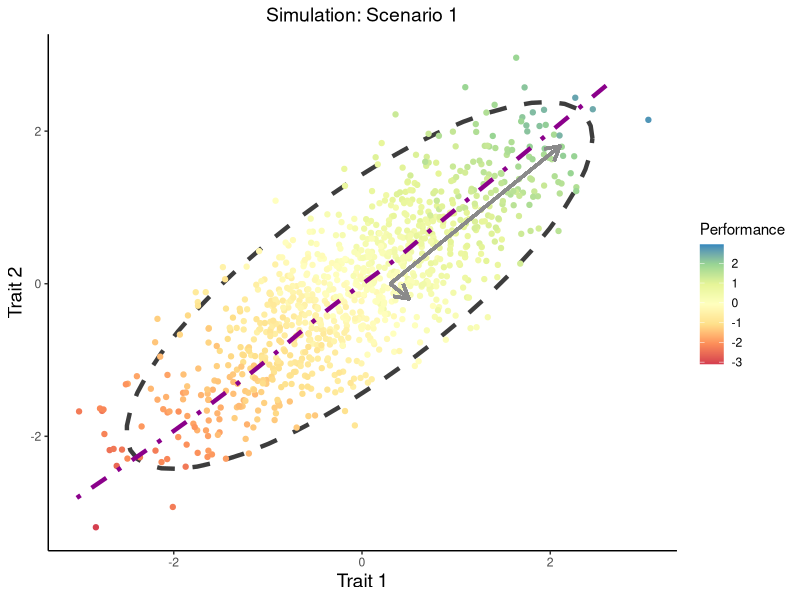
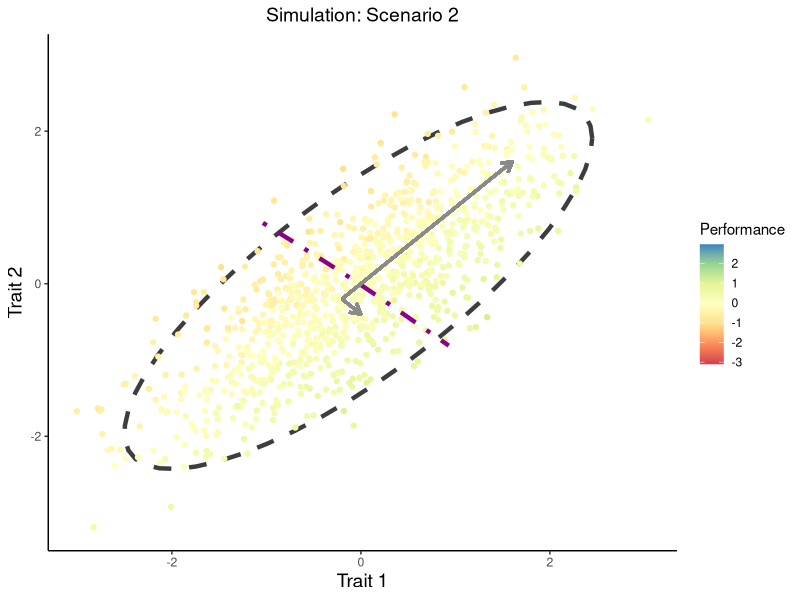

Write the R code that produced these figures, in order. (Note: a time limit stopped this script after it produced the figures.)
# Running a simulation using our 2-trait model; Plotting output

# load libraries
library(mvtnorm)
library(ggplot2)
library(cowplot)
library(RColorBrewer)

###################################
# Two Traits, with Sampling Error #
###################################

set.seed(1234) # for reproducibility

n_sims <- 1000 # sample 1000 individuals

sigma_2 <- 0.02 # sampling variance of 0.02
y_1 <- numeric(n_sims) # empty vector to store y values under scenario 1
y_2 <- numeric(n_sims) # empty vector to store y values under scenario 2
v_1 <- matrix(c(0.5, 0.5), nrow = 1) # betas for scenario 1
v_2 <- matrix(c(0.5, -0.5), nrow = 1) # betas for scenario 2
rho <- matrix(c(1, 0.8, 0.8, 1), nrow = 2) # correlation matrix w/ rho = 0.8
x <- matrix(nrow = n_sims, ncol = 2) # empty trait matrix
eps_y_1 <- numeric(n_sims) # empty vector to store residuals for scenario 1
eps_y_2 <- numeric(n_sims) # empty vector to store residuals for scenario 2
for (i in 1:n_sims) {
  x[i, ] <- rmvnorm(1, sigma = rho)
  mu_y_1 <- v_1 %*% x[i, ]
  mu_y_2 <- v_2 %*% x[i, ]
  y_1[i] <- rnorm(1, mu_y_1, sqrt(sigma_2))
  y_2[i] <- rnorm(1, mu_y_2, sqrt(sigma_2))
  eps_y_1[i] <- y_1[i] - mu_y_1
  eps_y_2[i] <- y_2[i] - mu_y_2
}

# Take a look at how well the predicted variances match what is observed
rho_sim <- cov(x)
cat("Model 1...\n",
    "   Predicted: ", round(v_1 %*% rho_sim %*% t(v_1) + sigma_2, 3), "\n",
    "   Observed:  ", round(var(y_1), 3), "\n",
    "Model 2...\n",
    "   Predicted: ", round(v_2 %*% rho_sim %*% t(v_2) + sigma_2, 3), "\n",
    "   Observed:  ", round(var(y_2), 3), "\n")

# Scenario 1: predicted = 0.913
# Scenario 1: observed = 0.926

# Scenario 2: predicted = 0.118
# Scenario 2: observed = 0.125

############################################
# Plotting 1 Realization of the Simulation #
############################################

# Make dataframe that has the trait 1 and trait 2 data, and y1 and y2 performance data
dat <- as.data.frame(x)
colnames(dat) <- c("Trait_1", "Trait_2")
dat$Performance_1 <- y_1
dat$Performance_2 <- y_2

# We also want to plot the PC axes associated with the trait data
corre <- as.matrix(cor(x))
eigen <- eigen(corre)  # calculate eigenvectors and values
eigen
eigen$slopes[1] <- eigen$vectors[1,1]/eigen$vectors[2,1]  # calc slopes as ratios
eigen$slopes[2] <- eigen$vectors[1,1]/eigen$vectors[1,2]  # calc slopes as ratios
eigen # check

# And we want to plot the regression vectors (or "functional axes)
lm_1 <- lm(formula = Performance_1 ~ Trait_1 + Trait_2,
           data = dat)
predicted_1 <- data.frame(Perf_pred = predict(lm_1, dat), Trait_2 = dat$Trait_2)

lm_2 <- lm(formula = Performance_2 ~ Trait_1 + Trait_2,
           data = dat) 
predicted_2 <- data.frame(Perf_pred = predict(lm_2, dat), Trait_2 = dat$Trait_2)



# Plot for Scenario 1
p1 <- ggplot(data = dat, aes(x = Trait_1, y = Trait_2)) + 
  stat_ellipse(type = "norm", size = 1.5, linetype = "dashed", colour = "grey24")
p1 <- p1 + geom_point(aes(colour = Performance_1)) +
  scale_colour_distiller(type = "seq", palette = "Spectral", limits = c(-3.1,2.95), direction = 1) +
  ggtitle("Simulation: Scenario 1") + xlab("Trait 1") + ylab("Trait 2") +
  theme_classic() + labs(colour = "Performance") +
  theme(plot.title = element_text(size = 14, hjust = 0.5),
        axis.title.x = element_text(size = 14),
        axis.title.y = element_text(size = 14)) +
  geom_smooth(color = 'magenta4', data = predicted_1, aes(x = Perf_pred, y = Trait_2), 
              se = FALSE, linetype = "dotdash", size = 1.5) +
  geom_segment(x = 0.3, y = 0, xend = eigen$values[1] + 0.3, yend = eigen$slopes[1] * eigen$values[1], 
               colour = "grey54", arrow = arrow(length = unit(0.4, "cm")), size = 1) +
  geom_segment(x = 0.3, y = 0, xend = eigen$values[2] + 0.3, yend = eigen$slopes[2] * eigen$values[2], 
               colour = "grey54", arrow = arrow(length = unit(0.4, "cm")), size = 1)

p1

# Plot for Scenario 2
p2 <- ggplot(data = dat, aes(x = Trait_1, y = Trait_2)) + 
  stat_ellipse(type = "norm", size = 1.5, linetype = "dashed", colour = "grey24")
p2 <- p2 + geom_point(aes(colour = Performance_2)) +
  scale_colour_distiller(type = "seq", palette = "Spectral", limits = c(-3.1,2.95), direction = 1) +
  ggtitle("Simulation: Scenario 2") + xlab("Trait 1") + ylab("Trait 2") +
  theme_classic() + labs(colour = "Performance") +
  theme(plot.title = element_text(size = 14, hjust = 0.5),
        axis.title.x = element_text(size = 14),
        axis.title.y = element_text(size = 14)) +
  geom_smooth(color = 'magenta4', data = predicted_2, aes(x = Perf_pred, y = Trait_2), 
              se = FALSE, linetype = "dotdash", size = 1.5) +
  geom_segment(x = -0.2, y = -0.2, xend = eigen$values[1] - 0.2, yend = (eigen$slopes[1] * eigen$values[1]) - 0.2, 
               colour = "grey54", arrow = arrow(length = unit(0.3, "cm")), size = 1) +
  geom_segment(x = -0.2, y = -0.2, xend = eigen$values[2] - 0.2, yend = (eigen$slopes[2] * eigen$values[2]) - 0.2, 
               colour = "grey54", arrow = arrow(length = unit(0.3, "cm")), size = 1)

p2


###############################################
# Create a sampling distribution of variances #
###############################################
set.seed(1234)
n_sims <- 1000
n_iters <- 1000
sigma_2 <- 0.02

y_1 <- numeric(n_sims)
y_2 <- numeric(n_sims)
v_1 <- matrix(c(0.5, 0.5), nrow = 1)
v_2 <- matrix(c(0.5, -0.5), nrow = 1)
rho <- matrix(c(1, 0.8, 0.8, 1), nrow = 2)
x <- matrix(nrow = n_sims, ncol = 2)
eps_y_1 <- numeric(n_sims)
eps_y_2 <- numeric(n_sims)
var_y_1 <- numeric(n_iters)
var_y_2 <- numeric(n_iters)

for(j in 1:n_iters){
  for (i in 1:n_sims) {
    x[i, ] <- rmvnorm(1, sigma = rho)
    mu_y_1 <- v_1 %*% x[i, ]
    mu_y_2 <- v_2 %*% x[i, ]
    y_1[i] <- rnorm(1, mu_y_1, sqrt(sigma_2))
    y_2[i] <- rnorm(1, mu_y_2, sqrt(sigma_2))
    eps_y_1[i] <- y_1[i] - mu_y_1
    eps_y_2[i] <- y_2[i] - mu_y_2
  } 
  var_y_1[j] <- round(var(y_1), 3)
  var_y_2[j] <- round(var(y_2), 3)
}


################################################
# Plotting Distribution of Simulated Variances #
################################################

p3 <- ggplot(data = as.data.frame(var_y_1), aes(x = var_y_1))
p3 <- p3 + geom_density(colour = "grey4", fill = "grey44") +
  xlim(0.55,1.07) +
  geom_vline(xintercept = mean(var_y_1), size = 1.5) +
  geom_vline(xintercept = quantile(var_y_1, probs = 0.025), linetype = "dashed", size = 1.5) +
  geom_vline(xintercept = quantile(var_y_1, probs = 0.975), linetype = "dashed", size = 1.5) +
  ggtitle("Performance Variance: Scenario 1") + xlab("Variance") +
  theme_classic() +
  theme(plot.title = element_text(size = 14, hjust = 0.5),
        axis.title.x = element_text(size = 14),
        axis.title.y = element_blank(),
        axis.text.x = element_text(size = 12),
        axis.text.y = element_blank())
p3

p4 <- ggplot(data = as.data.frame(var_y_2), aes(x = var_y_2))
p4 <- p4 + geom_density(colour = "grey4", fill = "grey44") +
  xlim(0.10, 0.17) +
  geom_vline(xintercept = mean(var_y_2), size = 1.5) +
  geom_vline(xintercept = quantile(var_y_2, probs = 0.025), linetype = "dashed", size = 1.5) +
  geom_vline(xintercept = quantile(var_y_2, probs = 0.975), linetype = "dashed", size = 1.5) +
  ggtitle("Performance Variance: Scenario 2") + xlab("Variance") +
  theme_classic() +
  theme(plot.title = element_text(size = 14, hjust = 0.5),
        axis.title.x = element_text(size = 14),
        axis.title.y = element_blank(),
        axis.text.x = element_text(size = 12),
        axis.text.y = element_blank())
p4


#####################
# Save 4-panel plot #
#####################

# Will manually add the broken x-axis in panel D

plot_grid(p1, p3, p2, p4,
          labels = c("A", "B", "C", "D"), ncol = 2, nrow = 2)

# And Saving
ggsave(filename = "two-trait-simulation_panel.pdf",
       path = "Output/Figures",
       height = 8, width = 10)
